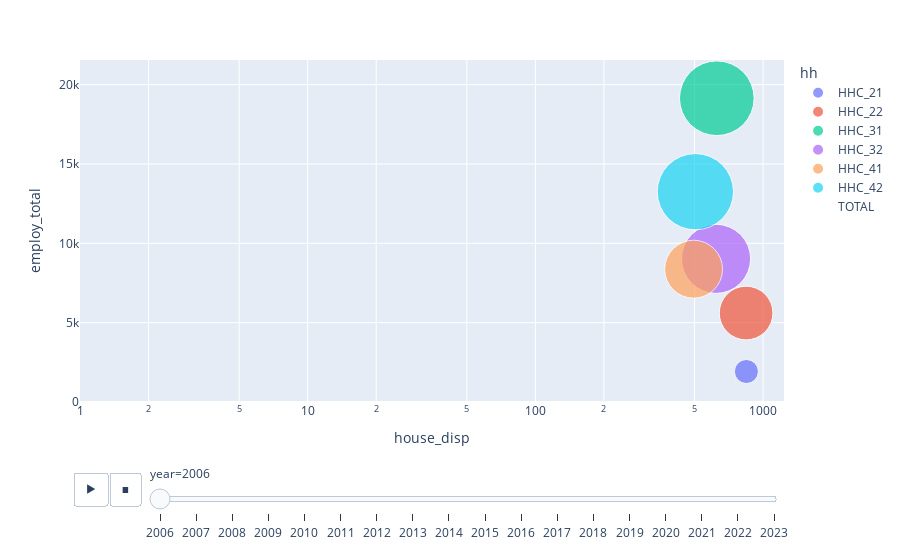

Here is the notebook cell this chart was saved with:
### Code cell
# plot hh vs population year and geo in a flow chart
#agrupamos por pais, house_disp, año, employ_total, population
df_grouped = df.copy()
df_grouped = df_grouped.groupby([ 'hh', 'year']).sum().reset_index()

#especificamos los valores numericos
df_grouped['house_disp'] = pd.to_numeric(df_grouped['house_disp'])
df_grouped['employ_total'] = pd.to_numeric(df_grouped['employ_total'])
df_grouped['population'] = pd.to_numeric(df_grouped['population'])


#ajustamos los rangos de x e y
x_min = max(df_grouped['house_disp'].min() * 0.9, 1)  # Asegurarse de que x_min sea positivo
x_max = df_grouped['house_disp'].max() * 1.1
x_range = [x_min, x_max]
print(x_range)
y_range = [df_grouped['employ_total'].min() * 0.9, df_grouped['employ_total'].max() * 1.1]
print(y_range)


fig = px.scatter(df_grouped, x='house_disp', y='employ_total', animation_frame='year', animation_group='hh',
           size='population', color='hh', hover_name='hh',
           log_x=True, size_max=55, range_x=x_range, range_y=y_range)
fig.show()

# Guardar el gráfico en un archivo HTML
import plotly.offline as pyo
name = "hh_year"
filename = f'src/_includes/plot_{name}.html'
pyo.plot(fig, filename=filename, auto_open=False)
 
# Guardamos json con los datos
import json
hh_year = df_grouped.to_dict(orient='records')

# Crea el diccionario final para JSON
universe = {"data": hh_year}

# Escribe el diccionario a un archivo JSON
with open('src/_data/hh_year.json', 'w') as f:
    json.dump(universe, f, indent=4)

### Figure 1 — Plotly figure (JSON) as saved in the notebook; plotly's stock layout.template omitted (floating-point values rounded to 4 significant figures)
{"data": [{"hovertemplate": "<b>%{hovertext}</b><br><br>hh=HHC_21<br>year=2006<br>house_disp=%{x}<br>employ_total=%{y}<br>population=%{marker.size}<extra></extra>", "hovertext": ["HHC_21"], "ids": ["HHC_21"], "legendgroup": "HHC_21", "marker": {"color": "#636efa", "size": [3408.0], "sizemode": "area", "sizeref": 11.77, "symbol": "circle"}, "mode": "markers", "name": "HHC_21", "orientation": "v", "showlegend": true, "type": "scatter", "x": [844.7], "xaxis": "x", "y": [1923.0], "yaxis": "y"}, {"hovertemplate": "<b>%{hovertext}</b><br><br>hh=HHC_22<br>year=2006<br>house_disp=%{x}<br>employ_total=%{y}<br>population=%{marker.size}<extra></extra>", "hovertext": ["HHC_22"], "ids": ["HHC_22"], "legendgroup": "HHC_22", "marker": {"color": "#EF553B", "size": [16960.0], "sizemode": "area", "sizeref": 11.77, "symbol": "circle"}, "mode": "markers", "name": "HHC_22", "orientation": "v", "showlegend": true, "type": "scatter", "x": [842.3], "xaxis": "x", "y": [5606.0], "yaxis": "y"}, {"hovertemplate": "<b>%{hovertext}</b><br><br>hh=HHC_31<br>year=2006<br>house_disp=%{x}<br>employ_total=%{y}<br>population=%{marker.size}<extra></extra>", "hovertext": ["HHC_31"], "ids": ["HHC_31"], "legendgroup": "HHC_31", "marker": {"color": "#00cc96", "size": [32820.0], "sizemode": "area", "sizeref": 11.77, "symbol": "circle"}, "mode": "markers", "name": "HHC_31", "orientation": "v", "showlegend": true, "type": "scatter", "x": [626.3], "xaxis": "x", "y": [19140.0], "yaxis": "y"}, {"hovertemplate": "<b>%{hovertext}</b><br><br>hh=HHC_32<br>year=2006<br>house_disp=%{x}<br>employ_total=%{y}<br>population=%{marker.size}<extra></extra>", "hovertext": ["HHC_32"], "ids": ["HHC_32"], "legendgroup": "HHC_32", "marker": {"color": "#ab63fa", "size": [28120.0], "sizemode": "area", "sizeref": 11.77, "symbol": "circle"}, "mode": "markers", "name": "HHC_32", "orientation": "v", "showlegend": true, "type": "scatter", "x": [621.4], "xaxis": "x", "y": [9022.0], "yaxis": "y"}, {"hovertemplate": "<b>%{hovertext}</b><br><br>hh=HHC_41<br>year=2006<br>house_disp=%{x}<br>employ_total=%{y}<br>population=%{marker.size}<extra></extra>", "hovertext": ["HHC_41"], "ids": ["HHC_41"], "legendgroup": "HHC_41", "marker": {"color": "#FFA15A", "size": [19720.0], "sizemode": "area", "sizeref": 11.77, "symbol": "circle"}, "mode": "markers", "name": "HHC_41", "orientation": "v", "showlegend": true, "type": "scatter", "x": [495.2], "xaxis": "x", "y": [8370.0], "yaxis": "y"}, {"hovertemplate": "<b>%{hovertext}</b><br><br>hh=HHC_42<br>year=2006<br>house_disp=%{x}<br>employ_total=%{y}<br>population=%{marker.size}<extra></extra>", "hovertext": ["HHC_42"], "ids": ["HHC_42"], "legendgroup": "HHC_42", "marker": {"color": "#19d3f3", "size": [34240.0], "sizemode": "area", "sizeref": 11.77, "symbol": "circle"}, "mode": "markers", "name": "HHC_42", "orientation": "v", "showlegend": true, "type": "scatter", "x": [504.2], "xaxis": "x", "y": [13250.0], "yaxis": "y"}, {"hovertemplate": "<b>%{hovertext}</b><br><br>hh=TOTAL<br>year=2006<br>house_disp=%{x}<br>employ_total=%{y}<br>population=%{marker.size}<extra></extra>", "hovertext": ["TOTAL"], "ids": ["TOTAL"], "legendgroup": "TOTAL", "marker": {"color": "#FF6692", "size": [0], "sizemode": "area", "sizeref": 11.77, "symbol": "circle"}, "mode": "markers", "name": "TOTAL", "orientation": "v", "showlegend": true, "type": "scatter", "x": [0], "xaxis": "x", "y": [0], "yaxis": "y"}], "layout": {"legend": {"itemsizing": "constant", "title": {"text": "hh"}, "tracegroupgap": 0}, "margin": {"t": 60}, "sliders": [{"active": 0, "currentvalue": {"prefix": "year="}, "len": 0.9, "pad": {"b": 10, "t": 60}, "steps": [{"args": [["2006"], {"frame": {"duration": 0, "redraw": false}, "fromcurrent": true, "mode": "immediate", "transition": {"duration": 0, "easing": "linear"}}], "label": "2006", "method": "animate"}, {"args": [["2007"], {"frame": {"duration": 0, "redraw": false}, "fromcurrent": true, "mode": "immediate", "transition": {"duration": 0, "easing": "linear"}}], "label": "2007", "method": "animate"}, {"args": [["2008"], {"frame": {"duration": 0, "redraw": false}, "fromcurrent": true, "mode": "immediate", "transition": {"duration": 0, "easing": "linear"}}], "label": "2008", "method": "animate"}, {"args": [["2009"], {"frame": {"duration": 0, "redraw": false}, "fromcurrent": true, "mode": "immediate", "transition": {"duration": 0, "easing": "linear"}}], "label": "2009", "method": "animate"}, {"args": [["2010"], {"frame": {"duration": 0, "redraw": false}, "fromcurrent": true, "mode": "immediate", "transition": {"duration": 0, "easing": "linear"}}], "label": "2010", "method": "animate"}, {"args": [["2011"], {"frame": {"duration": 0, "redraw": false}, "fromcurrent": true, "mode": "immediate", "transition": {"duration": 0, "easing": "linear"}}], "label": "2011", "method": "animate"}, {"args": [["2012"], {"frame": {"duration": 0, "redraw": false}, "fromcurrent": true, "mode": "immediate", "transition": {"duration": 0, "easing": "linear"}}], "label": "2012", "method": "animate"}, {"args": [["2013"], {"frame": {"duration": 0, "redraw": false}, "fromcurrent": true, "mode": "immediate", "transition": {"duration": 0, "easing": "linear"}}], "label": "2013", "method": "animate"}, {"args": [["2014"], {"frame": {"duration": 0, "redraw": false}, "fromcurrent": true, "mode": "immediate", "transition": {"duration": 0, "easing": "linear"}}], "label": "2014", "method": "animate"}, {"args": [["2015"], {"frame": {"duration": 0, "redraw": false}, "fromcurrent": true, "mode": "immediate", "transition": {"duration": 0, "easing": "linear"}}], "label": "2015", "method": "animate"}, {"args": [["2016"], {"frame": {"duration": 0, "redraw": false}, "fromcurrent": true, "mode": "immediate", "transition": {"duration": 0, "easing": "linear"}}], "label": "2016", "method": "animate"}, {"args": [["2017"], {"frame": {"duration": 0, "redraw": false}, "fromcurrent": true, "mode": "immediate", "transition": {"duration": 0, "easing": "linear"}}], "label": "2017", "method": "animate"}, {"args": [["2018"], {"frame": {"duration": 0, "redraw": false}, "fromcurrent": true, "mode": "immediate", "transition": {"duration": 0, "easing": "linear"}}], "label": "2018", "method": "animate"}, {"args": [["2019"], {"frame": {"duration": 0, "redraw": false}, "fromcurrent": true, "mode": "immediate", "transition": {"duration": 0, "easing": "linear"}}], "label": "2019", "method": "animate"}, {"args": [["2020"], {"frame": {"duration": 0, "redraw": false}, "fromcurrent": true, "mode": "immediate", "transition": {"duration": 0, "easing": "linear"}}], "label": "2020", "method": "animate"}, {"args": [["2021"], {"frame": {"duration": 0, "redraw": false}, "fromcurrent": true, "mode": "immediate", "transition": {"duration": 0, "easing": "linear"}}], "label": "2021", "method": "animate"}, {"args": [["2022"], {"frame": {"duration": 0, "redraw": false}, "fromcurrent": true, "mode": "immediate", "transition": {"duration": 0, "easing": "linear"}}], "label": "2022", "method": "animate"}, {"args": [["2023"], {"frame": {"duration": 0, "redraw": false}, "fromcurrent": true, "mode": "immediate", "transition": {"duration": 0, "easing": "linear"}}], "label": "2023", "method": "animate"}], "x": 0.1, "xanchor": "left", "y": 0, "yanchor": "top"}], "updatemenus": [{"buttons": [{"args": [null, {"frame": {"duration": 500, "redraw": false}, "fromcurrent": true, "mode": "immediate", "transition": {"duration": 500, "easing": "linear"}}], "label": "&#9654;", "method": "animate"}, {"args": [[null], {"frame": {"duration": 0, "redraw": false}, "fromcurrent": true, "mode": "immediate", "transition": {"duration": 0, "easing": "linear"}}], "label": "&#9724;", "method": "animate"}], "direction": "left", "pad": {"r": 10, "t": 70}, "showactive": false, "type": "buttons", "x": 0.1, "xanchor": "right", "y": 0, "yanchor": "top"}], "xaxis": {"anchor": "y", "domain": [0, 1], "range": [0, 3.092], "title": {"text": "house_disp"}, "type": "log"}, "yaxis": {"anchor": "x", "domain": [0, 1], "range": [0, 21550.0], "title": {"text": "employ_total"}}}}
